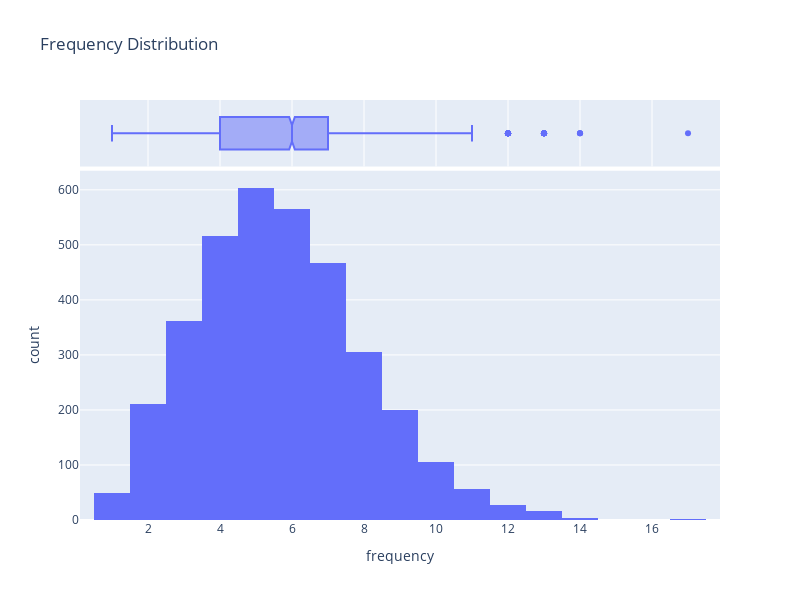

Source (notebook cell):
### Code cell
#visualizing frequency
fig = px.histogram(rfm_frequency, x="frequency", marginal="box", title = 'Frequency Distribution',
                  width=800, height=600)
fig.show()

### Figure 1 — Plotly figure (JSON) as saved in the notebook; plotly's stock layout.template omitted (floating-point values rounded to 4 significant figures; data arrays with more than 128 entries replaced by an {"elided": "..."} marker saying what was removed)
{"data": [{"alignmentgroup": "True", "bingroup": "x", "hovertemplate": "frequency=%{x}<br>count=%{y}<extra></extra>", "legendgroup": "", "marker": {"color": "#636efa", "pattern": {"shape": ""}}, "name": "", "offsetgroup": "", "orientation": "v", "showlegend": false, "type": "histogram", "x": {"elided": "3489 int values"}, "xaxis": "x", "yaxis": "y"}, {"alignmentgroup": "True", "hovertemplate": "frequency=%{x}<extra></extra>", "legendgroup": "", "marker": {"color": "#636efa"}, "name": "", "notched": true, "offsetgroup": "", "showlegend": false, "type": "box", "x": {"elided": "3489 int values"}, "xaxis": "x2", "yaxis": "y2"}], "layout": {"barmode": "relative", "height": 600, "legend": {"tracegroupgap": 0}, "title": {"text": "Frequency Distribution"}, "width": 800, "xaxis": {"anchor": "y", "autorange": true, "domain": [0, 1], "range": [0.1111, 17.89], "title": {"text": "frequency"}, "type": "linear"}, "xaxis2": {"anchor": "y2", "autorange": true, "domain": [0, 1], "matches": "x", "range": [0.1111, 17.89], "showgrid": true, "showticklabels": false, "type": "linear"}, "yaxis": {"anchor": "x", "autorange": true, "domain": [0, 0.8316], "range": [0, 634.7], "title": {"text": "count"}}, "yaxis2": {"anchor": "x2", "autorange": true, "domain": [0.8416, 1], "matches": "y2", "range": [-0.5, 0.5], "showgrid": false, "showline": false, "showticklabels": false, "ticks": "", "type": "category"}}}
